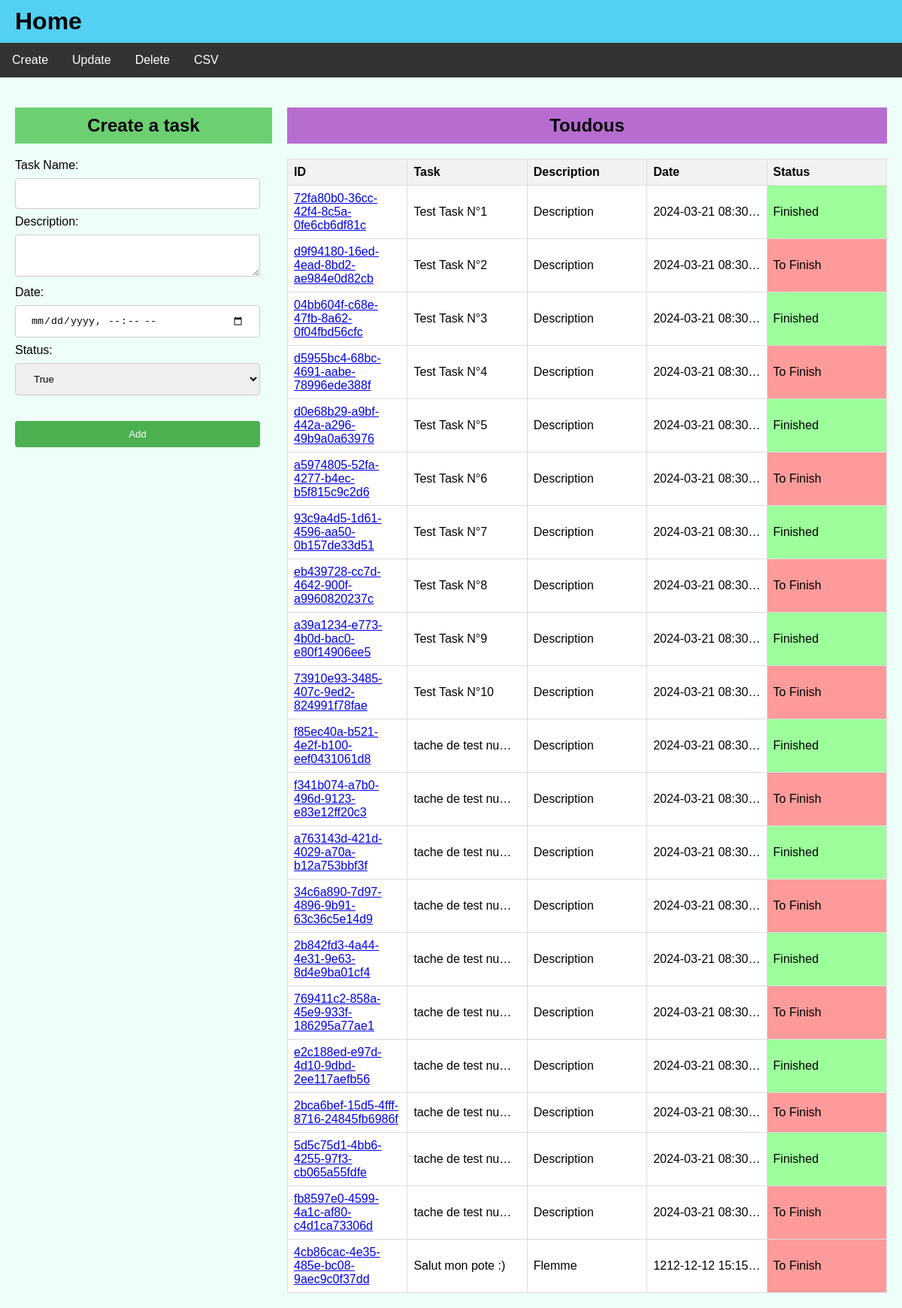
/create, run on the app's committed database.
### tables this page shows
CREATE TABLE toudou (
	id CHAR(32) NOT NULL, 
	task VARCHAR NOT NULL, 
	description VARCHAR, 
	enddate DATETIME, 
	status BOOLEAN NOT NULL, 
	PRIMARY KEY (id)
);

### src/toudou/views.py (the view)
@app.route('/create')
def show_create_form():
    todos = models.getAllTasks()
    success = request.args.get('success')
    return render_template('toudou-action.html', todos=todos, action='create', success=success)

### src/toudou/models.py (called while the page is built)
def init_db() -> None:
    if not db_exists():
        metadata.create_all(engine)

def db_exists():
    return os.path.exists(db_url)

def getAllTasks() -> list:
    init_db()
    with engine.begin() as conn:
        stmt = todos_table.select()
        result = conn.execute(stmt)
        todos = []
        for row in result.fetchall():
            todo = Todo(
                id=row[0],
                task=row[1],
                description=row[2],
                date=row[3],
                status=row[4]
            )
            todos.append(todo)
        return todos

### src/toudou/templates/toudou-action.html (shortened to what this page needs)
<!DOCTYPE html>
<html lang="en">
<head>
    <link rel="stylesheet" href="../static/styles.css">
</head>
<body>
    {% include 'toudou-navbar.html' %}
    <div class="container">
        <div class="form-container">
            {% if action == 'create' %}
                <h2 class="create-task-title">Create a task</h2>
                {% include 'toudou-create.html' %}
            {% elif action == 'update' %}
                <h2 class="update-task-title">Update a task</h2>
                {% include 'toudou-update.html' %}
            {% elif action == 'delete' %}
                <h2 class="delete-task-title">Delete a task</h2>
                {% include 'toudou-delete.html' %}
            {% endif %}
        </div>
        <div class="table-container">
            <h2 class="toudous-table-title">Toudous</h2>
            {% include 'toudou-table.html' %}
        </div>
    </div>
</body>
</html>

### src/toudou/templates/toudou-table.html
<table id="taskTable">
    <thead>
        <tr>
            <th>ID</th>
            <th>Task</th>
            <th>Description</th>
            <th>Date</th>
            <th>Status</th>
        </tr>
    </thead>
    <tbody>
        {% for todo in todos %}
        <tr>
            <td><a href="{{ url_for('viewTodo', todoid=todo.id) }}">{{ todo.id }}</a></td>
            <td>{{ todo.task }}</td>
            <td>{{ todo.description }}</td>
            <td>{{ todo.date }}</td>
            <td class="{% if todo.status == false %} to-finish {% else %} finished {% endif %}">                {% if todo.status == false %}
                    To Finish
                {% else %}
                    Finished
                {% endif %}
            </td>
        </tr>
        {% endfor %}
    </tbody>
</table>

### src/toudou/static/styles.css (style rules this page uses)
body { font-family: Arial, sans-serif; margin: 0; padding: 0; background: #eefffa; }
.container { display: flex; justify-content: space-between; align-items: flex-start; padding: 20px; }
.form-container { flex: 30%; margin-right: 20px; }
.table-container { flex: 70%; }
table { width: 100%; border-collapse: collapse; table-layout: fixed; }
th, td { background: white; border: 1px solid #ddd; padding: 8px; text-align: left; max-width: 200px; overflow: hidden; white-space: nowrap; text-overflow: ellipsis; }
td:first-child { white-space: normal; text-overflow: initial; }
th { background-color: #f2f2f2; }
h2.toudous-table-title { background: #b76cd0; padding: 10px; text-align: center; }
h2.create-task-title { background: #6cd072; padding: 10px; text-align: center; }
.finished { background-color: #9cff9c; }
.to-finish { background-color: #fd9b9b; }

### data on the page
toudou: id "72fa80b0-36cc-42f4-8c5a-0fe6cb6df81c", task "Test Task N°1", description "Description", date "2024-03-21 08:30…", status "Finished"
toudou: id "d9f94180-16ed-4ead-8bd2-ae984e0d82cb", task "Test Task N°2", description "Description", date "2024-03-21 08:30…", status "To Finish"
toudou: id "04bb604f-c68e-47fb-8a62-0f04fbd56cfc", task "Test Task N°3", description "Description", date "2024-03-21 08:30…", status "Finished"
toudou: id "d5955bc4-68bc-4691-aabe-78996ede388f", task "Test Task N°4", description "Description", date "2024-03-21 08:30…", status "To Finish"
toudou: id "d0e68b29-a9bf-442a-a296-49b9a0a63976", task "Test Task N°5", description "Description", date "2024-03-21 08:30…", status "Finished"
toudou: id "a5974805-52fa-4277-b4ec-b5f815c9c2d6", task "Test Task N°6", description "Description", date "2024-03-21 08:30…", status "To Finish"
toudou: id "93c9a4d5-1d61-4596-aa50-0b157de33d51", task "Test Task N°7", description "Description", date "2024-03-21 08:30…", status "Finished"
toudou: id "eb439728-cc7d-4642-900f-a9960820237c", task "Test Task N°8", description "Description", date "2024-03-21 08:30…", status "To Finish"
toudou: id "a39a1234-e773-4b0d-bac0-e80f14906ee5", task "Test Task N°9", description "Description", date "2024-03-21 08:30…", status "Finished"
toudou: id "73910e93-3485-407c-9ed2-824991f78fae", task "Test Task N°10", description "Description", date "2024-03-21 08:30…", status "To Finish"
toudou: id "f85ec40a-b521-4e2f-b100-eef0431061d8", task "tache de test nu…", description "Description", date "2024-03-21 08:30…", status "Finished"
toudou: id "f341b074-a7b0-496d-9123-e83e12ff20c3", task "tache de test nu…", description "Description", date "2024-03-21 08:30…", status "To Finish"
toudou: id "a763143d-421d-4029-a70a-b12a753bbf3f", task "tache de test nu…", description "Description", date "2024-03-21 08:30…", status "Finished"
toudou: id "34c6a890-7d97-4896-9b91-63c36c5e14d9", task "tache de test nu…", description "Description", date "2024-03-21 08:30…", status "To Finish"
toudou: id "2b842fd3-4a44-4e31-9e63-8d4e9ba01cf4", task "tache de test nu…", description "Description", date "2024-03-21 08:30…", status "Finished"
toudou: id "769411c2-858a-45e9-933f-186295a77ae1", task "tache de test nu…", description "Description", date "2024-03-21 08:30…", status "To Finish"
toudou: id "e2c188ed-e97d-4d10-9dbd-2ee117aefb56", task "tache de test nu…", description "Description", date "2024-03-21 08:30…", status "Finished"
toudou: id "2bca6bef-15d5-4fff-8716-24845fb6986f", task "tache de test nu…", description "Description", date "2024-03-21 08:30…", status "To Finish"
toudou: id "5d5c75d1-4bb6-4255-97f3-cb065a55fdfe", task "tache de test nu…", description "Description", date "2024-03-21 08:30…", status "Finished"
toudou: id "fb8597e0-4599-4a1c-af80-c4d1ca73306d", task "tache de test nu…", description "Description", date "2024-03-21 08:30…", status "To Finish"
toudou: id "4cb86cac-4e35-485e-bc08-9aec9c0f37dd", task "Salut mon pote :)", description "Flemme", date "1212-12-12 15:15…", status "To Finish"
